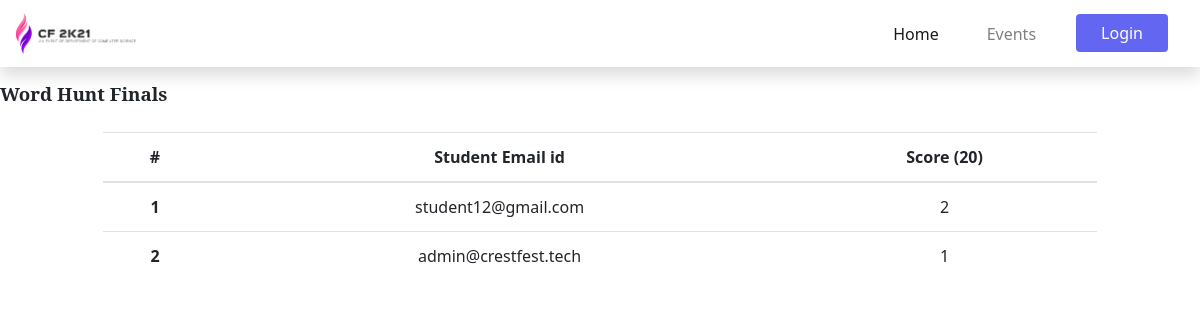
The page /events/ransack/score/finals/ on the database its author committed.
### wordhunt/models.py (models this page shows)
class Score_wordhuntModel(models.Model):
    student = models.ForeignKey(User, on_delete=models.CASCADE)
    roundtype_choice = (('prelims', 'Prelims'), ('final', 'Finals'))
    roundtype = models.CharField(max_length=8, choices=roundtype_choice)
    score = models.PositiveIntegerField(default=0)
    class Meta:
        verbose_name = 'Score'

### userapp/models.py (models this page shows)
class User(AbstractUser):
    username = None
    email = models.EmailField(unique=True)
    first_name = models.CharField(max_length=35)
    mobile = models.CharField(
        unique=True, max_length=10, null=True, blank=False)
    user_type_choice = ((1, 'Admin'), (2, 'Staff'), (3, 'Students'))
    user_type = models.PositiveSmallIntegerField(choices=user_type_choice, default=3
                                                 )
    objects = UserManager()
    USERNAME_FIELD = 'email'
    REQUIRED_FIELDS = ['first_name']

### wordhunt/views.py (the view)
# urls.py: path('score/finals/', score_finals, name="score_finals"),
def score_finals(request):
    code_score = None
    query = Stud_Res_WordHunt.objects.values('student').distinct()
    for a in query:
        for k, id in a.items():
            user_obj = get_object_or_404(User, id=id)
            score = Stud_Res_WordHunt.objects.filter(
                student=id, roundtype="final", status=True).count()
            if not Score_wordhuntModel.objects.filter(student=user_obj, roundtype="final").exists():
                Score_wordhuntModel.objects.create(
                    student=user_obj, roundtype="final", score=score)
    code_score = Score_wordhuntModel.objects.filter(
        roundtype="final").order_by('-score')
    content = {
        'code_score': code_score
    }
    return render(request, "wordhunt/final_score.html", context=content)

### templates/wordhunt/final_score.html (shortened to what this page needs)
{% extends 'base.html' %}
{% load crispy_forms_tags %}
{% block content %}
<h3>Word Hunt Finals</h3>
<section class="container">
    <div class="table-responsive table_wrapper">
        <table class="table my-1 my-md-2">
            <thead>
                <tr class="text-center">
                    <th scope="col">#</th>
                    <th scope="col">Student Email id</th>
                    <th scope="col">Score (20)</th>
                </tr>
            </thead>
            <tbody>
                {% for final in code_score %}
                <tr scope="row" class="text-center">
                    <th scope="row">{{forloop.counter}}</th>
                    <td>{{final.student}}</td>
                    <td>{{final.score}}</td>
                </tr>
                {% endfor %}
            </tbody>
        </table>
    </div>
</section>
{% endblock %}

### static/css/style.css (style rules this page uses)
html { scroll-behavior: smooth; }
body { width: 100%; height: 100%; margin: 0; padding: 0; overflow-x: hidden; }
h3 { display: block; font-size: 1.17rem; margin-top: 1em; margin-bottom: 1em; margin-left: 0; margin-right: 0; font-weight: bold; font-family: "Noto Serif", serif; }

### templates/wordhunt/final_score.html (style rules this page uses)
.table_wrapper { max-height: 450px; overflow-y: auto; display: inline-block; }
.table_wrapper { scrollbar-width: none; -ms-overflow-style: none; }

### rows shown on the page
Score_wordhuntModel: student "student12@gmail.com", score "2"
Score_wordhuntModel: student "admin@crestfest.tech", score "1"
